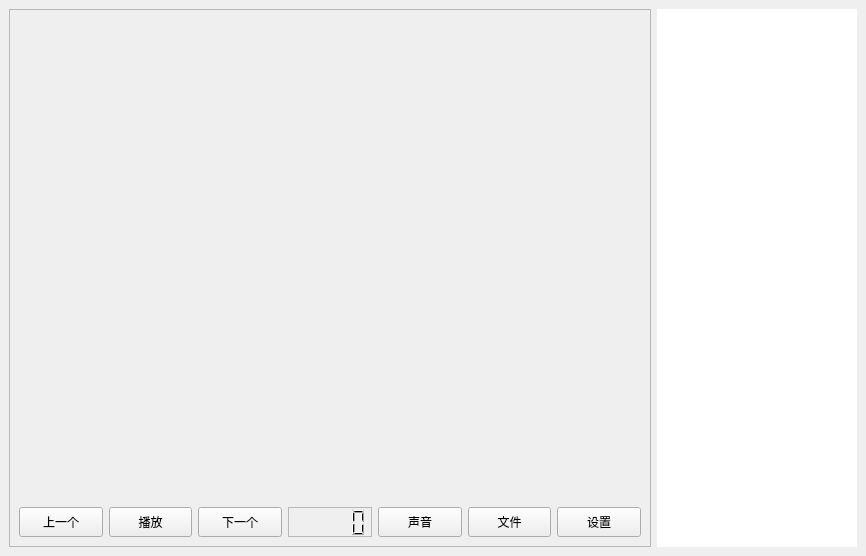
<?xml version="1.0" encoding="UTF-8"?>
<ui version="4.0">
 <class>Form</class>
 <widget class="QWidget" name="Form">
  <property name="geometry">
   <rect>
    <x>0</x>
    <y>0</y>
    <width>866</width>
    <height>556</height>
   </rect>
  </property>
  <property name="windowTitle">
   <string>Form</string>
  </property>
  <property name="styleSheet">
   <string notr="true"/>
  </property>
  <layout class="QGridLayout" name="gridLayout_2">
   <property name="leftMargin">
    <number>0</number>
   </property>
   <property name="topMargin">
    <number>0</number>
   </property>
   <property name="rightMargin">
    <number>0</number>
   </property>
   <property name="bottomMargin">
    <number>0</number>
   </property>
   <property name="spacing">
    <number>0</number>
   </property>
   <item row="0" column="0">
    <widget class="QFrame" name="frame">
     <property name="frameShape">
      <enum>QFrame::NoFrame</enum>
     </property>
     <property name="frameShadow">
      <enum>QFrame::Raised</enum>
     </property>
     <layout class="QHBoxLayout" name="horizontalLayout">
      <item>
       <widget class="QFrame" name="frame_2">
        <property name="minimumSize">
         <size>
          <width>640</width>
          <height>0</height>
         </size>
        </property>
        <property name="frameShape">
         <enum>QFrame::StyledPanel</enum>
        </property>
        <property name="frameShadow">
         <enum>QFrame::Raised</enum>
        </property>
        <layout class="QVBoxLayout" name="verticalLayout">
         <property name="spacing">
          <number>8</number>
         </property>
         <property name="leftMargin">
          <number>0</number>
         </property>
         <property name="topMargin">
          <number>0</number>
         </property>
         <property name="rightMargin">
          <number>0</number>
         </property>
         <property name="bottomMargin">
          <number>0</number>
         </property>
         <item>
          <widget class="QFrame" name="frame_player">
           <property name="minimumSize">
            <size>
             <width>640</width>
             <height>480</height>
            </size>
           </property>
           <property name="frameShape">
            <enum>QFrame::NoFrame</enum>
           </property>
           <property name="frameShadow">
            <enum>QFrame::Raised</enum>
           </property>
           <property name="lineWidth">
            <number>0</number>
           </property>
           <layout class="QHBoxLayout" name="horizontalLayout_3">
            <property name="spacing">
             <number>0</number>
            </property>
            <property name="leftMargin">
             <number>0</number>
            </property>
            <property name="topMargin">
             <number>0</number>
            </property>
            <property name="rightMargin">
             <number>0</number>
            </property>
            <property name="bottomMargin">
             <number>0</number>
            </property>
            <item>
             <layout class="QHBoxLayout" name="layout_videoframe">
              <property name="spacing">
               <number>0</number>
              </property>
             </layout>
            </item>
           </layout>
          </widget>
         </item>
         <item>
          <widget class="QFrame" name="frame_tools">
           <property name="minimumSize">
            <size>
             <width>640</width>
             <height>48</height>
            </size>
           </property>
           <property name="maximumSize">
            <size>
             <width>16777215</width>
             <height>48</height>
            </size>
           </property>
           <property name="frameShape">
            <enum>QFrame::NoFrame</enum>
           </property>
           <property name="frameShadow">
            <enum>QFrame::Raised</enum>
           </property>
           <property name="lineWidth">
            <number>0</number>
           </property>
           <layout class="QHBoxLayout" name="horizontalLayout_2">
            <item>
             <widget class="QPushButton" name="pushButton_befor">
              <property name="sizePolicy">
               <sizepolicy hsizetype="Minimum" vsizetype="Expanding">
                <horstretch>0</horstretch>
                <verstretch>0</verstretch>
               </sizepolicy>
              </property>
              <property name="text">
               <string>上一个</string>
              </property>
             </widget>
            </item>
            <item>
             <widget class="QPushButton" name="pushButton_play">
              <property name="sizePolicy">
               <sizepolicy hsizetype="Minimum" vsizetype="Expanding">
                <horstretch>0</horstretch>
                <verstretch>0</verstretch>
               </sizepolicy>
              </property>
              <property name="styleSheet">
               <string notr="true"/>
              </property>
              <property name="text">
               <string>播放</string>
              </property>
             </widget>
            </item>
            <item>
             <widget class="QPushButton" name="pushButton_next">
              <property name="sizePolicy">
               <sizepolicy hsizetype="Minimum" vsizetype="Expanding">
                <horstretch>0</horstretch>
                <verstretch>0</verstretch>
               </sizepolicy>
              </property>
              <property name="text">
               <string>下一个</string>
              </property>
             </widget>
            </item>
            <item>
             <widget class="QLCDNumber" name="lcdNumber_progress">
              <property name="frameShape">
               <enum>QFrame::StyledPanel</enum>
              </property>
              <property name="lineWidth">
               <number>1</number>
              </property>
             </widget>
            </item>
            <item>
             <widget class="QPushButton" name="pushButton_audio">
              <property name="sizePolicy">
               <sizepolicy hsizetype="Minimum" vsizetype="Expanding">
                <horstretch>0</horstretch>
                <verstretch>0</verstretch>
               </sizepolicy>
              </property>
              <property name="text">
               <string>声音</string>
              </property>
             </widget>
            </item>
            <item>
             <widget class="QPushButton" name="pushButton_file">
              <property name="sizePolicy">
               <sizepolicy hsizetype="Minimum" vsizetype="Expanding">
                <horstretch>0</horstretch>
                <verstretch>0</verstretch>
               </sizepolicy>
              </property>
              <property name="text">
               <string>文件</string>
              </property>
             </widget>
            </item>
            <item>
             <widget class="QPushButton" name="pushButton_setup">
              <property name="sizePolicy">
               <sizepolicy hsizetype="Minimum" vsizetype="Expanding">
                <horstretch>0</horstretch>
                <verstretch>0</verstretch>
               </sizepolicy>
              </property>
              <property name="text">
               <string>设置</string>
              </property>
             </widget>
            </item>
           </layout>
          </widget>
         </item>
        </layout>
       </widget>
      </item>
      <item>
       <widget class="QFrame" name="frame_list">
        <property name="minimumSize">
         <size>
          <width>200</width>
          <height>0</height>
         </size>
        </property>
        <property name="maximumSize">
         <size>
          <width>200</width>
          <height>16777215</height>
         </size>
        </property>
        <property name="frameShape">
         <enum>QFrame::NoFrame</enum>
        </property>
        <property name="frameShadow">
         <enum>QFrame::Raised</enum>
        </property>
        <property name="lineWidth">
         <number>0</number>
        </property>
        <layout class="QHBoxLayout" name="horizontalLayout_4">
         <property name="leftMargin">
          <number>0</number>
         </property>
         <property name="topMargin">
          <number>0</number>
         </property>
         <property name="rightMargin">
          <number>0</number>
         </property>
         <property name="bottomMargin">
          <number>0</number>
         </property>
         <item>
          <widget class="QListWidget" name="listWidget_playlist">
           <property name="minimumSize">
            <size>
             <width>0</width>
             <height>0</height>
            </size>
           </property>
           <property name="maximumSize">
            <size>
             <width>16777215</width>
             <height>16777215</height>
            </size>
           </property>
           <property name="frameShape">
            <enum>QFrame::NoFrame</enum>
           </property>
           <property name="spacing">
            <number>6</number>
           </property>
          </widget>
         </item>
        </layout>
       </widget>
      </item>
     </layout>
    </widget>
   </item>
  </layout>
 </widget>
 <resources/>
 <connections/>
</ui>
